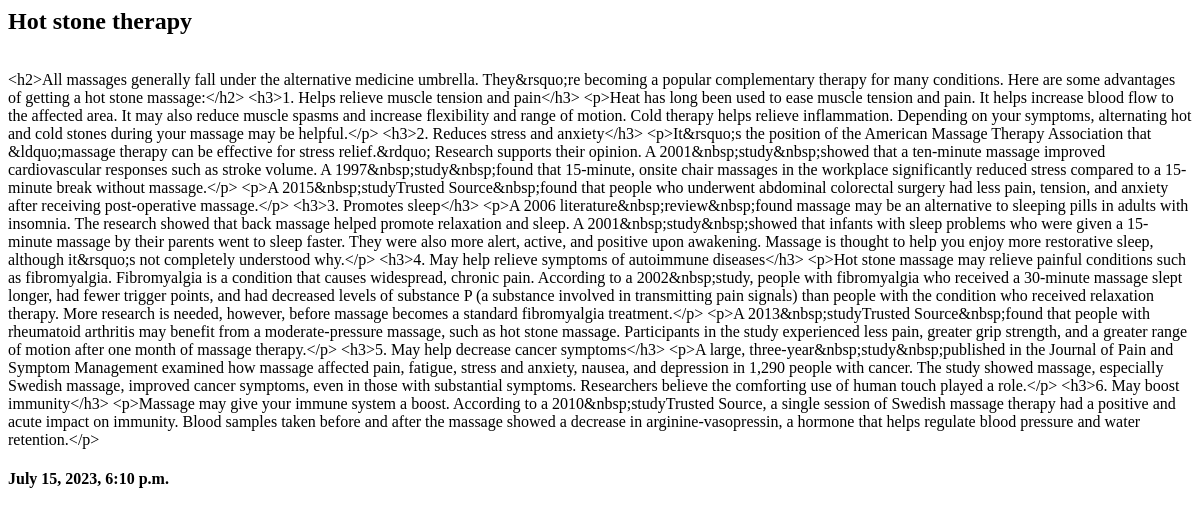
/blog/details/hot-stone-therapy/, run on an earlier commit of the app's database.
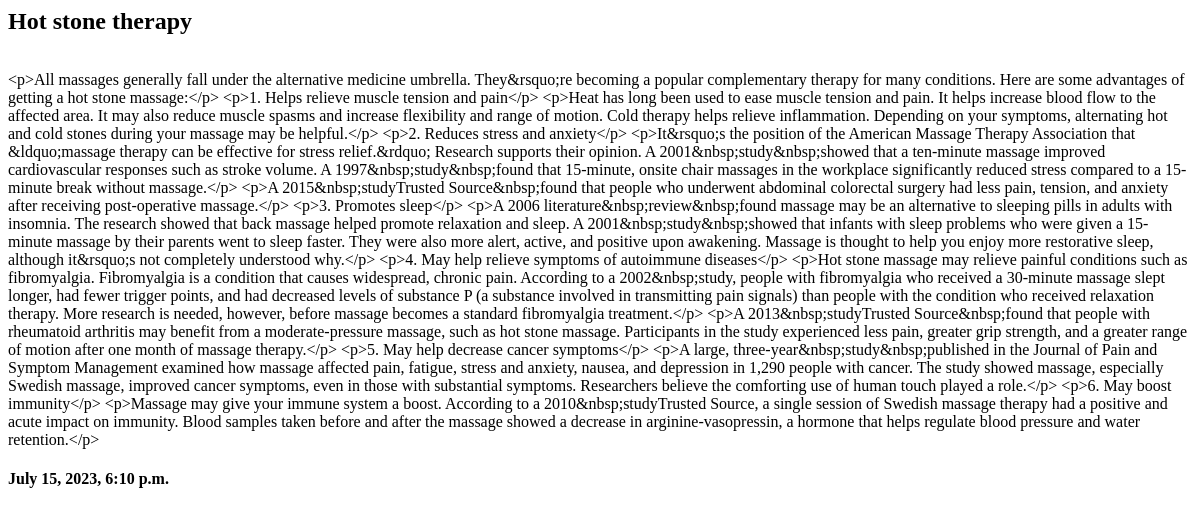
And on a later commit of the database.
### blog/models.py (models this page shows, shortened)
class BlogModel(models.Model):
    title = models.CharField(max_length=30)
    slug = models.SlugField(max_length=200, unique=True)
    body = RichTextField()
    created = models.DateTimeField(auto_now_add=True)
    update = models.DateTimeField(auto_now_add=True)
    class Meta:
        ordering = ('-created',)

### blog/views.py (the view)
# urls.py: path('details/<slug:blog_slug>/', views.BolgDetail.as_view(), name='blog_detail'),
class BolgDetail(View):
    def get(self, request, blog_slug):
        blog = get_object_or_404(BlogModel, slug=blog_slug)
        return render(request, 'blog/blogdetail.html', {'blog': blog})

### blog/templates/blog/blogdetail.html (shortened to what this page needs)
    <div class="main">
        <div class="text-center">
            <h2>{{ blog.title }}</h2>
            <p>{{ blog.body }}</p>
            <h4>{{ blog.created }}</h4>
        </div>
    </div>

What changed in the data, as far as the page shows it:
changed BlogModel "Hot stone therapy": body "<h2>All massages generally fall under the alternative medicine umbrella. They&rsquo;re becoming a popular complementary therapy for many conditions. Here are some advantages of getting a hot stone massage:</h2> <h3>1. Helps relieve muscle tension and pain</h3> <p>Heat has long been used to ease muscle tension and pain. It helps increase blood flow to the affected area. It may also reduce muscle spasms and increase flexibility and range of motion. Cold therapy helps relieve inflammation. Depending on your symptoms, alternating hot and cold stones during your massage may be helpful.</p> <h3>2. Reduces stress and anxiety</h3> <p>It&rsquo;s the position of the American Massage Therapy…" → "<p>All massages generally fall under the alternative medicine umbrella. They&rsquo;re becoming a popular complementary therapy for many conditions. Here are some advantages of getting a hot stone massage:</p> <p>1. Helps relieve muscle tension and pain</p> <p>Heat has long been used to ease muscle tension and pain. It helps increase blood flow to the affected area. It may also reduce muscle spasms and increase flexibility and range of motion. Cold therapy helps relieve inflammation. Depending on your symptoms, alternating hot and cold stones during your massage may be helpful.</p> <p>2. Reduces stress and anxiety</p> <p>It&rsquo;s the position of the American Massage Therapy Association…"
